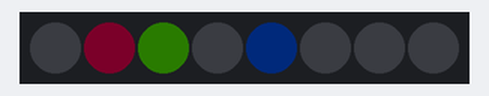
Recording of a program running on a simulated Raspberry Pi (BCM pin numbers) with a Blinkt!. Shown: 8 RGB LEDs in strip order, left to right. Dim RGB values are drawn brighter than linear; random numbers come from a fixed seed.

Above: at 0.1 s.
At 1.9 s:
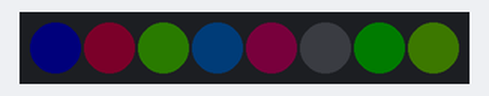
At 6.7 s:
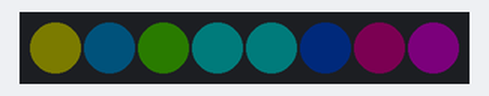
At 11.5 s:
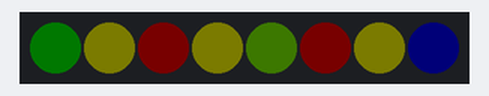
At 21.1 s:
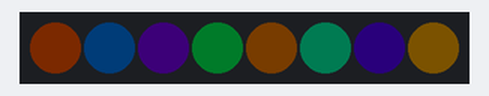
At 39.1 s:
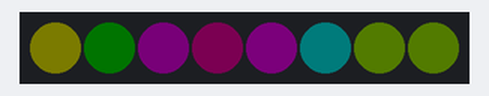
Timing chart, 0 to 40.0 s (numbered marks = the images above):
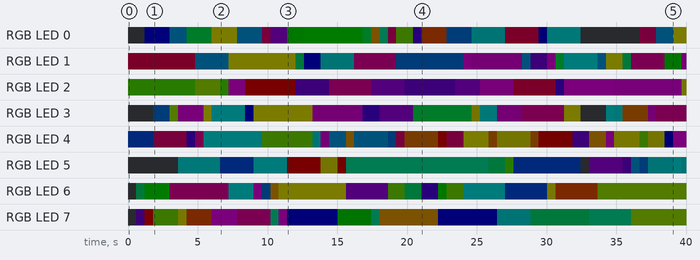

Measured:
- by itself, RGB LED 0: off → RGB(0, 0, 3) at 1.2 s, → RGB(0, 2, 3) 1.8 s later, → RGB(0, 3, 1) 1.2 s later, → RGB(3, 3, 0) 1.8 s later, … (25 changes in this stretch)
- by itself, RGB LED 5: off → RGB(0, 2, 2) at 3.6 s, → RGB(0, 1, 3) 3.0 s later, → RGB(0, 3, 3) 2.4 s later, → RGB(2, 0, 0) 2.4 s later, … (18 changes in this stretch)
- what the display in image 1 shows lasts 1.2 s, from 1.8 s to 3.0 s
- what the display in image 2 shows lasts 0.6 s, from 6.6 s to 7.2 s

The program:

blink_color.py
```python
from blinkt import set_pixel, set_all, set_brightness, show, clear
import time
import random

set_brightness(0.2)
#set_brightness(1)

custom_brigthness = 1
sleep_time = 0.6

while True:
	pixel = random.randint(0, 7)
	pixel2  = random.randint(0, 7)
	pixel3  = random.randint(0, 7)
	color1 = random.randint(0, 15)
	color2 = random.randint(0, 15)
#	color3 = random.randint(0, 150)

# Set one of the colors to zero to produce less grey tones
	color3 = 0


	set_pixel(pixel, color1, color2, color3)
	set_pixel(pixel2, color2, color3, color1)
	set_pixel(pixel3, color3, color1, color2)
	show()
	time.sleep(sleep_time)

#	set_all(color1, color2, color3, custom_brigthness)
#       show()
#       time.sleep(sleep_time)


#	clear()
#	show()
#	time.sleep(0.05)
```
